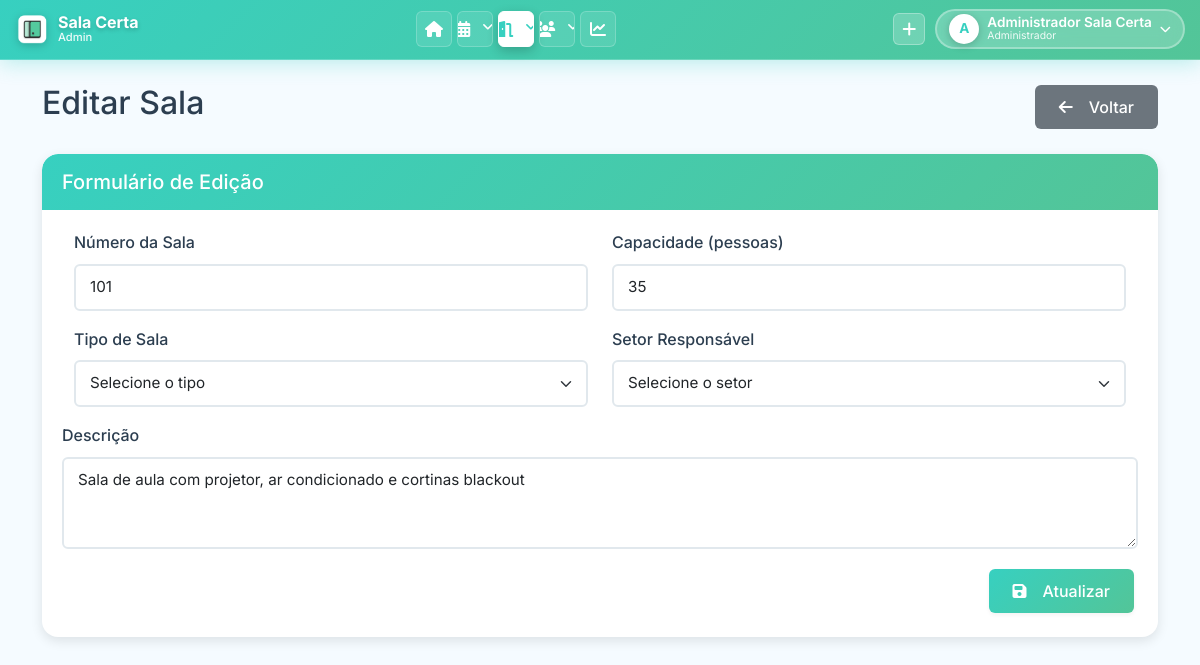
Screenshot of /pages/editar_sala.php?id=6 (signed in) with the database file from the repository.
### tables this page shows
CREATE TABLE `SALA` (
    `SALA_ID` INT(11) NOT NULL AUTO_INCREMENT,
    `NUM_SALA` VARCHAR(50) NOT NULL COMMENT 'Número/código da sala (ex: 101, T01, LAB-01)',
    `QTD_PESSOAS` INT(11) NOT NULL DEFAULT 0 COMMENT 'Capacidade máxima de pessoas',
    `DESCRICAO` TEXT DEFAULT NULL COMMENT 'Descrição da sala e recursos disponíveis',
    `TIPO_SALA` VARCHAR(100) DEFAULT '' COMMENT 'Tipo: Sala de Aula, Laboratório, Auditório, Sala de Reunião, Biblioteca',
    `SETOR_RESPONSAVEL` VARCHAR(255) DEFAULT '' COMMENT 'Setor responsável pela sala',
    PRIMARY KEY (`SALA_ID`),
    UNIQUE KEY `uk_num_sala` (`NUM_SALA`)
);

### classes/Sala.php (called while the page is built, shortened)
<?php
class Sala {
    public static function buscarPorId($id) {
        $conn = Conexao::getConn();
        $sql = "SELECT * FROM SALA WHERE SALA_ID = :id";
        $stmt = $conn->prepare($sql);
        $stmt->bindValue(':id', $id);
        $stmt->execute();
        return $stmt->fetch();
    }
}

### pages/editar_sala.php (the view, shortened to what this page needs)
<?php
require_once '../classes/Sala.php';
$id = $_GET['id'];
$sala_dados = Sala::buscarPorId($id);
include '../includes/header.php';
?>
<div class="row">
    <div class="col-md-12">
        <div class="d-flex justify-content-between align-items-center mb-4">
            <h2>Editar Sala</h2>
            <a href="salas.php" class="btn btn-secondary">
                <i class="fas fa-arrow-left me-2"></i>Voltar
            </a>
        </div>
        <div class="card">
            <div class="card-header">
                <h5 class="card-title mb-0">Formulário de Edição</h5>
            </div>
            <div class="card-body">
                <form method="post" class="needs-validation" novalidate>
                    <div class="row mb-3">
                        <div class="col-md-6">
                            <label for="num_sala" class="form-label">Número da Sala</label>
                            <input type="number" class="form-control" id="num_sala" name="num_sala" value="<?php echo $sala_dados['NUM_SALA']; ?>" required min="1">
                        </div>
                        <div class="col-md-6">
                            <label for="qtd_pessoas" class="form-label">Capacidade (pessoas)</label>
                            <input type="number" class="form-control" id="qtd_pessoas" name="qtd_pessoas" value="<?php echo $sala_dados['QTD_PESSOAS']; ?>" required min="1">
                        </div>
                    </div>
                    <div class="row mb-3">
                        <div class="col-md-6">
                            <label for="tipo_sala" class="form-label">Tipo de Sala</label>
                            <select class="form-select" id="tipo_sala" name="tipo_sala" required>
                                <option value="">Selecione o tipo</option>
                            </select>
                        </div>
                        <div class="col-md-6">
                            <label for="setor_responsavel" class="form-label">Setor Responsável</label>
                            <select class="form-select" id="setor_responsavel" name="setor_responsavel">
                                <option value="">Selecione o setor</option>
                            </select>
                        </div>
                    </div>
                    <div class="mb-3">
                        <label for="descricao" class="form-label">Descrição</label>
                        <textarea class="form-control" id="descricao" name="descricao" rows="3" required><?php echo $sala_dados['DESCRICAO']; ?></textarea>
                    </div>
                    <div class="d-grid gap-2 d-md-flex justify-content-md-end">
                        <button type="submit" class="btn btn-primary">
                            <i class="fas fa-save me-2"></i>Atualizar
                        </button>
                    </div>
                </form>
            </div>
        </div>
    </div>
</div>
<?php include '../includes/footer.php'; ?>

### assets/css/style.css (style rules this page uses)
:root { --primary: #37D0C0; --primary-dark: #2bb8a8; --primary-light: #53C598; --secondary: #B3E2D0; --accent: #e40b0b; --bg-light: #F5FBFF; --bg-white: #ffffff; --text-dark: #2c3e50; --text-light: #7f8c8d; --text-white: #ffffff; --border-color: #e1e8ed; --shadow-sm: 0 2px 4px rgba(0, 0, 0, 0.05); --shadow-md: 0 4px 12px rgba(0, 0, 0, 0.1); --shadow-lg: 0 8px 24px rgba(0, 0, 0, 0.12); --shadow-xl: 0 12px 40px rgba(0, 0, 0, 0.15); --transition: all 0.3s cubic-bezier(0.4, 0, 0.2, 1); --radius-sm: 6px; --radius-md: 10px; --radius-lg: 16px; }
* { margin: 0; padding: 0; box-sizing: border-box; }
body { font-family: 'Inter', 'Segoe UI', Tahoma, Geneva, Verdana, sans-serif; background-color: var(--bg-light); color: var(--text-dark); line-height: 1.6; overflow-x: hidden; }
.card { border: none; border-radius: var(--radius-lg); box-shadow: var(--shadow-md); margin-bottom: 24px; transition: var(--transition); overflow: hidden; background: var(--bg-white); animation: fadeIn 0.5s ease-out; }
.card-header { background: linear-gradient(135deg, var(--primary), var(--primary-light)); color: var(--text-white); border: none; padding: 18px 24px; font-weight: 600; font-size: 1.1rem; border-radius: var(--radius-lg) var(--radius-lg) 0 0 !important; }
.card-body { padding: 24px; }
.btn { border-radius: var(--radius-sm); padding: 10px 24px; font-weight: 500; transition: var(--transition); border: none; display: inline-flex; align-items: center; gap: 8px; }
.btn-primary { background: linear-gradient(135deg, var(--primary), var(--primary-light)); color: var(--text-white); box-shadow: var(--shadow-sm); }
.btn-secondary { background: #6c757d; color: var(--text-white); }
.form-control, .form-select { border: 2px solid var(--border-color); border-radius: var(--radius-sm); padding: 10px 14px; transition: var(--transition); font-size: 0.95rem; }
.form-label { font-weight: 500; color: var(--text-dark); margin-bottom: 8px; }
html { scroll-behavior: smooth; }

### assets/css/global.css (style rules this page uses)
body { padding: 0 !important; margin: 0 !important; }
.card, .alert, .table-responsive, .row { margin-left: 0 !important; margin-right: 0 !important; }
.row { margin-left: 0; margin-right: 0; }
.col, [class*="col-"] { padding-left: calc(var(--bs-gutter-x) * .5); padding-right: calc(var(--bs-gutter-x) * .5); }
html { scroll-behavior: smooth; }
body { overflow-x: hidden; }
.mb-4 { margin-bottom: 1.5rem !important; }
.card-body { padding: 1.25rem !important; }
.card-header { padding: 1rem 1.25rem !important; }
.btn { margin: 0.25rem; }
.btn-group .btn, .d-flex .btn { margin: 0; }
* { box-sizing: border-box; }

### rows the page displays
sala: num_sala "101", qtd_pessoas "35", descricao "Sala de aula com projetor, ar condicionado e cortinas blackout"

### other values shown
substr($_SESSION['usuario_nome'], 0, 1) "A"
$_SESSION['usuario_nome'] "Administrador Sala Certa"
